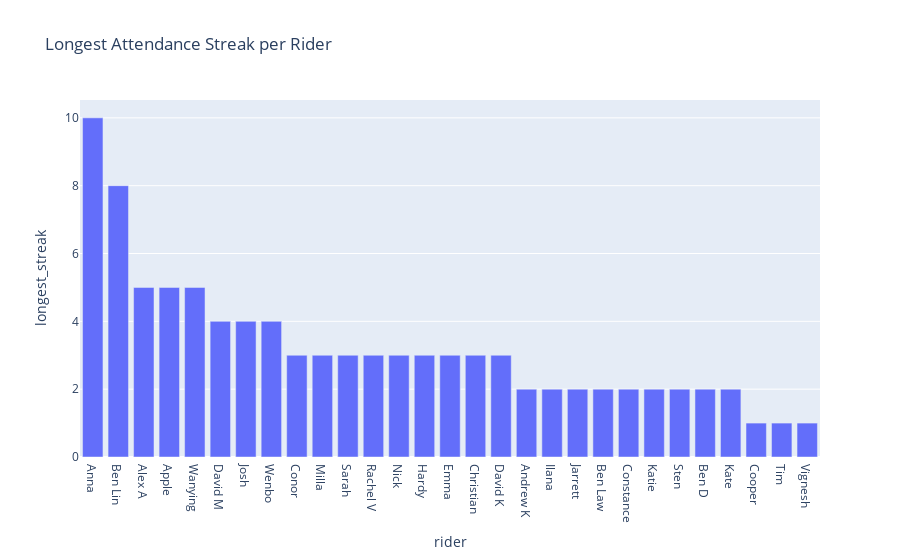

The notebook cell saved with this chart:
### Code cell
fig_streak = px.bar(
    streak_df,
    x="rider",
    y="longest_streak",
    title="Longest Attendance Streak per Rider"
)
fig_streak.show()

### Figure 1 — Plotly figure (JSON) as saved in the notebook; plotly's stock layout.template omitted (floating-point values rounded to 4 significant figures)
{"data": [{"alignmentgroup": "True", "hovertemplate": "rider=%{x}<br>longest_streak=%{y}<extra></extra>", "legendgroup": "", "marker": {"color": "#636efa", "pattern": {"shape": ""}}, "name": "", "offsetgroup": "", "orientation": "v", "showlegend": false, "textposition": "auto", "type": "bar", "x": ["Anna", "Ben Lin", "Alex A", "Apple", "Wanying", "David M", "Josh", "Wenbo", "Conor", "Milla", "Sarah", "Rachel V", "Nick", "Hardy", "Emma", "Christian", "David K", "Andrew K", "Ilana", "Jarrett", "Ben Law", "Constance", "Katie", "Sten", "Ben D", "Kate", "Cooper", "Tim", "Vignesh"], "xaxis": "x", "y": [10, 8, 5, 5, 5, 4, 4, 4, 3, 3, 3, 3, 3, 3, 3, 3, 3, 2, 2, 2, 2, 2, 2, 2, 2, 2, 1, 1, 1], "yaxis": "y"}], "layout": {"barmode": "relative", "legend": {"tracegroupgap": 0}, "title": {"text": "Longest Attendance Streak per Rider"}, "xaxis": {"anchor": "y", "domain": [0, 1], "title": {"text": "rider"}}, "yaxis": {"anchor": "x", "domain": [0, 1], "title": {"text": "longest_streak"}}}}
